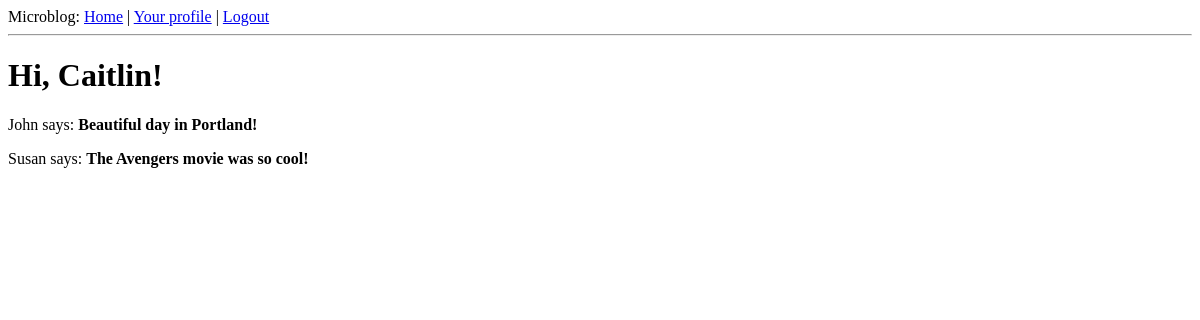
Before: /index (signed in) with the older database file.
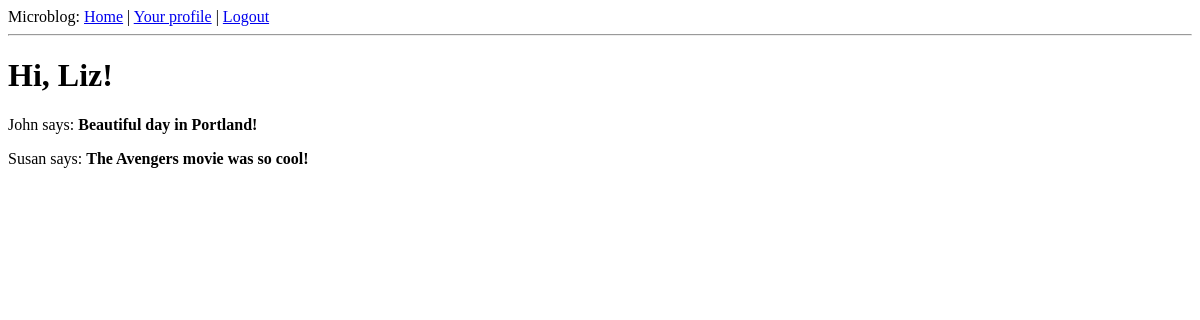
After: the same page with the newer database file.
### app/models.py (models this page shows, shortened)
class User(db.Model):
    id = db.Column(db.Integer, primary_key=True)
    nickname = db.Column(db.String(64), index=True, unique=True)
    email = db.Column(db.String(120), index=True, unique=True)
    posts = db.relationship('Post', backref='author', lazy='dynamic')
    about_me = db.Column(db.String(140))
    last_seen = db.Column(db.DateTime)
    @property
    def is_authenticated(self):
        return True

### app/views.py (the view)
@app.route('/')
@app.route('/index')
@login_required
def index():
	user = g.user
	posts = [
		{
			'author': {'nickname': 'John'},
			'body': 'Beautiful day in Portland!'
		},
		{
			'author': {'nickname': 'Susan'},
			'body': 'The Avengers movie was so cool!'
		}
	]
	return render_template('index.html',
						   title='Home',
						   user=user,
						   posts=posts)

### app/views.py (called while the page is built)
@lm.user_loader
def load_user(id):
	return User.query.get(int(id))

@app.before_request
def before_request():
	g.user = current_user
	if g.user.is_authenticated:
	  g.user.last_seen = datetime.utcnow()
	  db.session.add(g.user)
	  db.session.commit()

### app/templates/index.html
{% extends "base.html" %}
{% block content %}
  <h1>Hi, {{user.nickname}}!</h1>
  {% for post in posts %}
    <div><p>{{ post.author.nickname  }} says: <b>{{ post.body }}</b></p></div>
  {% endfor %}
{% endblock %}

### app/templates/base.html (shortened to what this page needs)
<html>
  <head>
  </head>
  <body>
    <div>Microblog: <a href="/index">Home</a>
      {% if g.user.is_authenticated %}
	| <a href="{{ url_for('user', nickname=g.user.nickname) }}">Your profile</a>
        | <a href="{{ url_for('index') }}">Logout</a>
	{% endif %}
    </div>
    <hr>
    {% block content %}{% endblock %}
  </body>
</html>

Changed rows visible on the page:
changed User: nickname "Caitlin" → "Liz"
